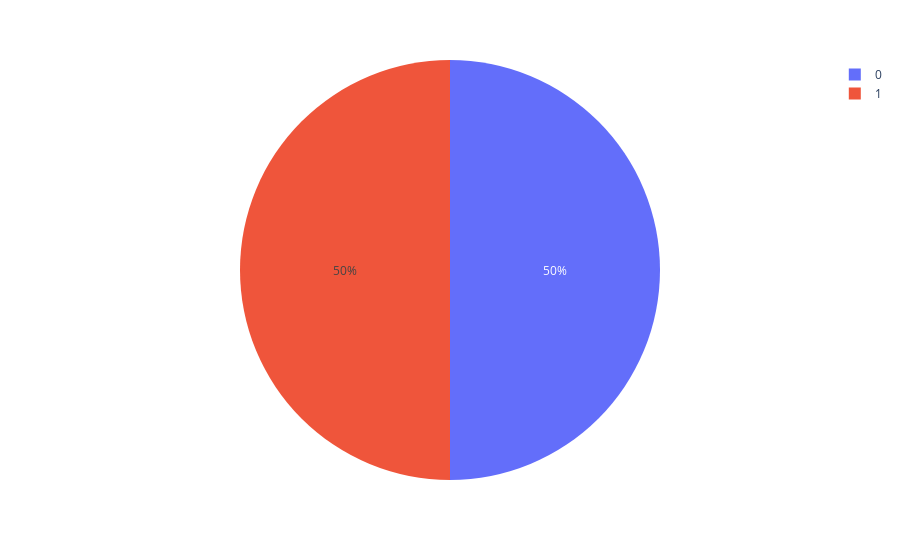

The code cell stored with this chart in its notebook:
### Code cell
p=[42838,42838]
val=['0','1']
fig=px.pie(values=p,names=val)
fig.show()

### Figure 1 — Plotly figure (JSON) as saved in the notebook; plotly's stock layout.template omitted (floating-point values rounded to 4 significant figures)
{"data": [{"domain": {"x": [0, 1], "y": [0, 1]}, "hovertemplate": "label=%{label}<br>value=%{value}<extra></extra>", "labels": ["0", "1"], "legendgroup": "", "name": "", "showlegend": true, "type": "pie", "values": [42838, 42838]}], "layout": {"legend": {"tracegroupgap": 0}, "margin": {"t": 60}}}
